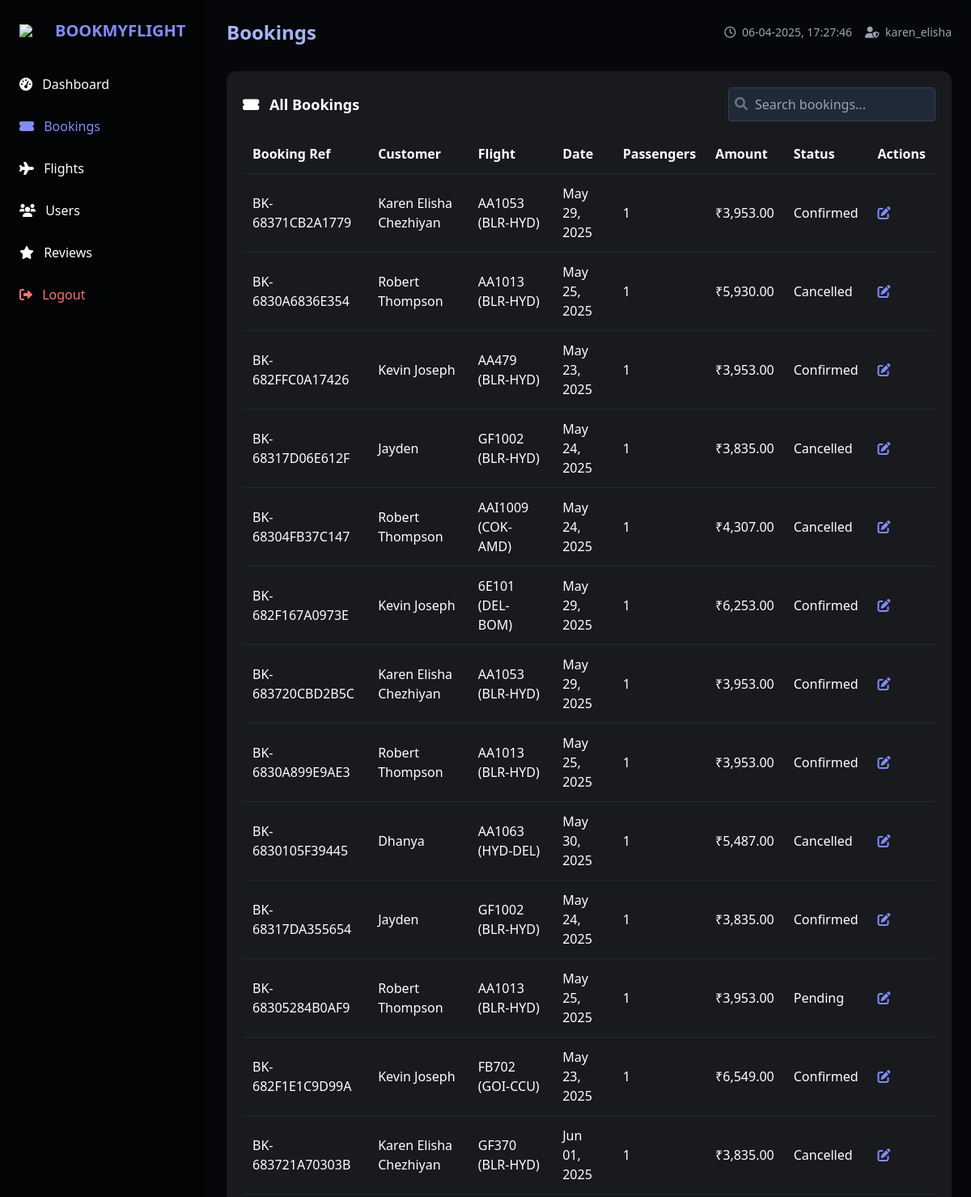
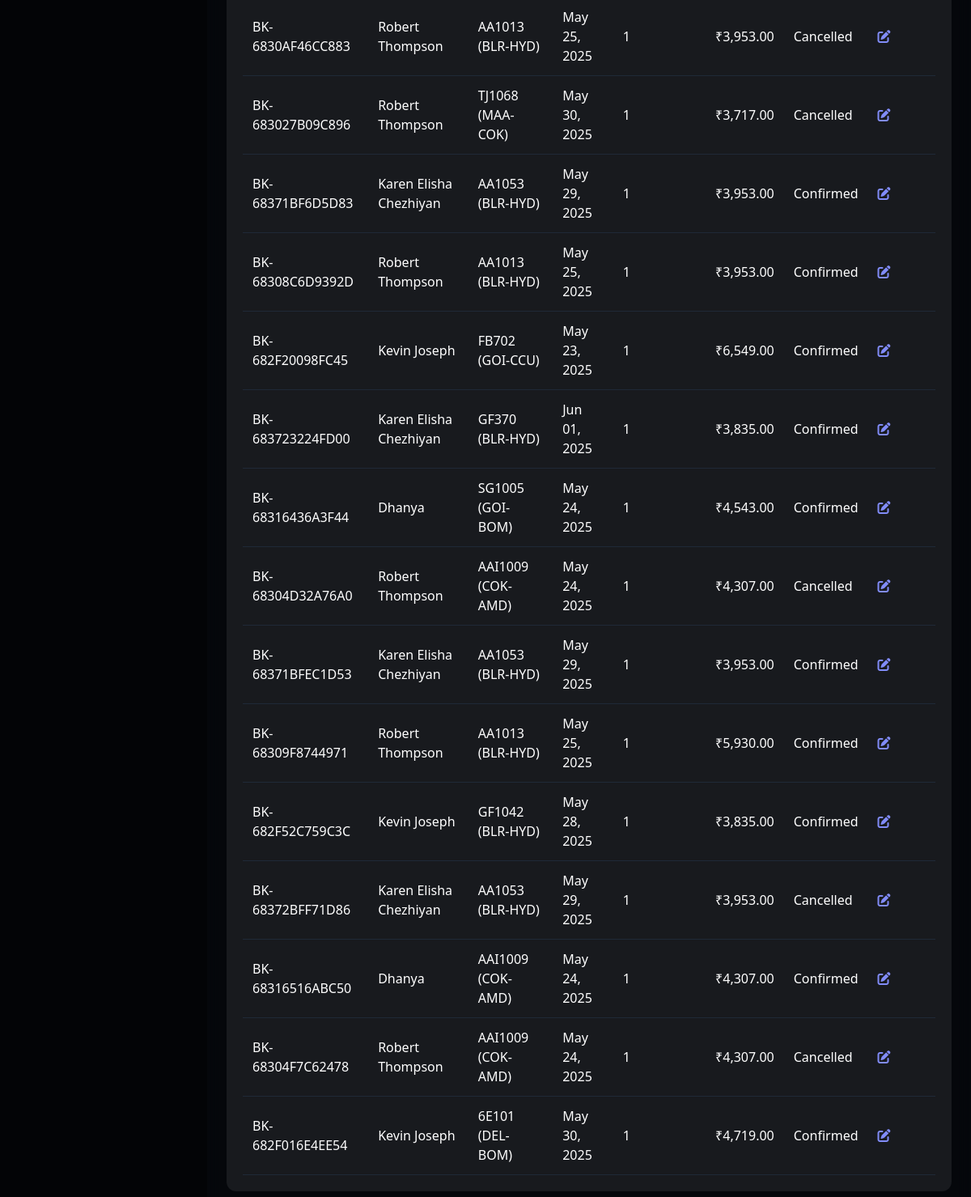
The app's page /admin-dashboard.php?section=bookings (signed in) with its own data (2 pictures, top to bottom).
### tables this page shows
CREATE TABLE `bookings` (
  `booking_id` int(11) NOT NULL,
  `booking_reference` varchar(20) NOT NULL,
  `user_id` int(11) NOT NULL,
  `flight_id` int(11) NOT NULL,
  `booking_date` datetime NOT NULL,
  `travel_date` date NOT NULL,
  `num_passengers` int(11) NOT NULL,
  `total_amount` decimal(10,2) NOT NULL,
  `contact_email` varchar(100) NOT NULL,
  `contact_phone` varchar(20) NOT NULL,
  `booking_status` enum('Pending','Confirmed','Cancelled') NOT NULL DEFAULT 'Pending',
  `payment_status` enum('Pending','Completed','Failed','Refunded') NOT NULL DEFAULT 'Pending',
  `payment_method` varchar(50) DEFAULT NULL,
  `created_at` datetime NOT NULL,
  `updated_at` datetime NOT NULL,
  `payment_details` varchar(255) DEFAULT NULL
);

CREATE TABLE `users` (
  `user_id` int(11) NOT NULL,
  `full_name` varchar(100) NOT NULL,
  `email` varchar(100) NOT NULL,
  `phone` varchar(15) NOT NULL,
  `password` varchar(255) NOT NULL,
  `member_since` timestamp NOT NULL DEFAULT current_timestamp(),
  `loyalty_points` int(11) DEFAULT 0,
  `loyalty_tier` enum('Bronze','Silver','Gold','Platinum') DEFAULT 'Bronze',
  `created_at` timestamp NULL DEFAULT current_timestamp(),
  `reset_code` varchar(255) DEFAULT NULL,
  `reset_expiry` datetime DEFAULT NULL
);

CREATE TABLE `flights` (
  `flight_id` int(11) NOT NULL,
  `flight_number` varchar(10) NOT NULL,
  `airline_id` varchar(5) NOT NULL,
  `origin_airport` varchar(10) NOT NULL,
  `destination_airport` varchar(10) NOT NULL,
  `departure_time` datetime NOT NULL,
  `arrival_time` datetime NOT NULL,
  `duration` int(11) NOT NULL,
  `base_price` decimal(10,2) NOT NULL,
  `total_seats` int(11) NOT NULL,
  `available_seats` int(11) NOT NULL,
  `flight_status` enum('Scheduled','Delayed','Departed','Arrived','Cancelled') DEFAULT 'Scheduled'
);

### admin-dashboard.php (the view, shortened to what this page needs)
<?php
$db_host = "localhost";
$db_user = "root";
$db_pass = "";
$db_name = "airlines";
$mysqli = new mysqli($db_host, $db_user, $db_pass, $db_name);
$active_section = isset($_GET['section']) ? $_GET['section'] : 'dashboard';
function fetchAllResults($mysqli, $query) {
    $result = $mysqli->query($query);
    $data = [];
    while ($row = $result->fetch_assoc()) {
        $data[] = $row;
    }
    return $data;
}
?>
<!DOCTYPE html>
<html lang="en">
<head>
    <script src="https://cdn.tailwindcss.com"></script>
    <link rel="stylesheet" href="https://cdnjs.cloudflare.com/ajax/libs/font-awesome/6.0.0/css/all.min.css">
</head>
<body class="bg-gray-900 text-white min-h-screen flex">
    <aside class="sidebar w-64 p-6 hidden md:block">
        <div class="flex items-center mb-8">
            <img src="https://img.icons8.com/ios-filled/50/ffffff/airplane-mode-on.png" class="w-8 mr-3">
            <h1 class="text-xl font-bold text-indigo-400">BOOKMYFLIGHT</h1>
        </div>
        <nav class="space-y-3">
            <a href="?section=dashboard" class="block nav-item py-2 <?= $active_section === 'dashboard' ? 'text-indigo-400' : '' ?>">
                <i class="fas fa-tachometer-alt mr-2"></i> Dashboard
            </a>
            <a href="?section=bookings" class="block nav-item py-2 <?= $active_section === 'bookings' ? 'text-indigo-400' : '' ?>">
                <i class="fas fa-ticket-alt mr-2"></i> Bookings
            </a>
            <a href="?section=flights" class="block nav-item py-2 <?= $active_section === 'flights' ? 'text-indigo-400' : '' ?>">
                <i class="fas fa-plane mr-2"></i> Flights
            </a>
            <a href="?section=users" class="block nav-item py-2 <?= $active_section === 'users' ? 'text-indigo-400' : '' ?>">
                <i class="fas fa-users mr-2"></i> Users
            </a>
            <a href="?section=reviews" class="block nav-item py-2 <?= $active_section === 'reviews' ? 'text-indigo-400' : '' ?>">
                <i class="fas fa-star mr-2"></i> Reviews
            </a>
            <a href="?logout" class="block nav-item py-2 text-red-400 mt-8" onclick="return confirm('Are you sure you want to logout?')">
                <i class="fas fa-sign-out-alt mr-2"></i> Logout
            </a>
        </nav>
    </aside>
    <main class="main-content flex-1 p-6 overflow-y-auto">
        <header class="flex justify-between items-center mb-8">
            <h2 class="text-2xl font-bold text-indigo-300">
                <?= ucfirst($active_section) ?> <?= $active_section === 'dashboard' ? 'Overview' : '' ?>
            </h2>
            <div class="flex items-center space-x-4">
                <span class="text-sm text-gray-400">
                    <i class="far fa-clock mr-1"></i> <span id="headerTime"><?= date('Y-m-d H:i:s') ?></span>
                </span>
                <span class="text-sm text-gray-400">
                    <i class="fas fa-user-shield mr-1"></i> <?= $_SESSION['admin_username'] ?? 'Admin' ?>
                </span>
            </div>
        </header>
        <section id="bookingsSection" class="section <?= $active_section === 'bookings' ? 'active' : '' ?>">
            <div class="card p-5 rounded-xl overflow-x-auto">
                <div class="flex justify-between items-center mb-4">
                    <h3 class="text-lg font-semibold"><i class="fas fa-ticket-alt mr-2"></i> All Bookings</h3>
                    <div class="relative">
                        <input type="text" id="bookingSearch" placeholder="Search bookings..." class="p-2 pl-8 rounded bg-gray-800 border border-gray-700 w-64">
                        <i class="fas fa-search absolute left-2 top-3 text-gray-500"></i>
                    </div>
                </div>
                <table class="w-full" id="bookingsTable">
                    <thead>
                        <tr class="border-b border-gray-800 text-left">
                            <th class="p-3">Booking Ref</th>
                            <th class="p-3">Customer</th>
                            <th class="p-3">Flight</th>
                            <th class="p-3">Date</th>
                            <th class="p-3">Passengers</th>
                            <th class="p-3">Amount</th>
                            <th class="p-3">Status</th>
                            <th class="p-3">Actions</th>
                        </tr>
                    </thead>
                    <tbody>
                        <?php
                        $all_bookings = fetchAllResults($mysqli, "SELECT b.*, u.full_name, f.flight_number, f.origin_airport, f.destination_airport
                                                   FROM bookings b
                                                   JOIN users u ON b.user_id = u.user_id
                                                   JOIN flights f ON b.flight_id = f.flight_id
                                                   ORDER BY b.created_at DESC");
                        if (empty($all_bookings)): ?>
                            <tr>
                                <td colspan="8" class="p-3 text-center text-gray-400">No bookings found</td>
                            </tr>
                        <?php else: ?>
                            <?php foreach ($all_bookings as $booking):
                                $flight_info = "{$booking['flight_number']} ({$booking['origin_airport']}-{$booking['destination_airport']})";
                            ?>
                            <tr class="table-row border-b border-gray-800">
                                <td class="p-3"><?= $booking['booking_reference'] ?></td>
                                <td class="p-3"><?= $booking['full_name'] ?></td>
                                <td class="p-3"><?= $flight_info ?></td>
                                <td class="p-3"><?= date('M d, Y', strtotime($booking['travel_date'])) ?></td>
                                <td class="p-3"><?= $booking['num_passengers'] ?></td>
                                <td class="p-3">₹<?= number_format($booking['total_amount'], 2) ?></td>
                                <td class="p-3">
                                    <span class="badge <?=
                                        $booking['booking_status'] === 'Confirmed' ? 'badge-success' :
                                        ($booking['booking_status'] === 'Pending' ? 'badge-warning' : 'badge-danger')
                                    ?>">
                                        <?= $booking['booking_status'] ?>
                                    </span>
                                </td>
                                <td class="p-3">
                                    <button onclick="updateBookingStatus(<?= $booking['booking_id'] ?>, '<?= $booking['booking_status'] ?>')"
                                            class="text-indigo-400 hover:text-indigo-300 mr-2" title="Update Status">
                                        <i class="fas fa-edit"></i>
                                    </button>
                                </td>
                            </tr>
                            <?php endforeach; ?>
                        <?php endif; ?>
                    </tbody>
                </table>
            </div>
        </section>
</main>
</body>
</html>

### admin-dashboard.php (style rules this page uses)
.sidebar { background: rgba(0, 0, 0, 0.85); }
.main-content { background: rgba(0, 0, 0, 0.7); backdrop-filter: blur(8px); }
.card { background: rgba(255, 255, 255, 0.08); transition: all 0.3s ease; }
.nav-item { transition: color 0.2s ease; }
.section { display: none; opacity: 0; transition: opacity 0.3s ease; }
.section.active { display: block; opacity: 1; }
.badge { @apply px-2 py-1 rounded text-xs; }
.badge-success { @apply bg-green-900 text-green-300; }
.badge-warning { @apply bg-yellow-900 text-yellow-300; }
.badge-danger { @apply bg-red-900 text-red-300; }

### records on screen
bookings: booking_reference "BK-68371CB2A1779", user.full_name "Karen Elisha Chezhiyan", flight.destination_airport "AA1053 (BLR-HYD)", travel_date "May 29, 2025", num_passengers "1", total_amount "3,953.00", booking_status "Confirmed"
bookings: booking_reference "BK-6830A6836E354", user.full_name "Robert Thompson", flight.destination_airport "AA1013 (BLR-HYD)", travel_date "May 25, 2025", num_passengers "1", total_amount "5,930.00", booking_status "Cancelled"
bookings: booking_reference "BK-682FFC0A17426", user.full_name "Kevin Joseph", flight.destination_airport "AA479 (BLR-HYD)", travel_date "May 23, 2025", num_passengers "1", total_amount "3,953.00", booking_status "Confirmed"
bookings: booking_reference "BK-68317D06E612F", user.full_name "Jayden", flight.destination_airport "GF1002 (BLR-HYD)", travel_date "May 24, 2025", num_passengers "1", total_amount "3,835.00", booking_status "Cancelled"
bookings: booking_reference "BK-68304FB37C147", user.full_name "Robert Thompson", flight.destination_airport "AAI1009 (COK-AMD)", travel_date "May 24, 2025", num_passengers "1", total_amount "4,307.00", booking_status "Cancelled"
bookings: booking_reference "BK-682F167A0973E", user.full_name "Kevin Joseph", flight.destination_airport "6E101 (DEL-BOM)", travel_date "May 29, 2025", num_passengers "1", total_amount "6,253.00", booking_status "Confirmed"
bookings: booking_reference "BK-683720CBD2B5C", user.full_name "Karen Elisha Chezhiyan", flight.destination_airport "AA1053 (BLR-HYD)", travel_date "May 29, 2025", num_passengers "1", total_amount "3,953.00", booking_status "Confirmed"
bookings: booking_reference "BK-6830A899E9AE3", user.full_name "Robert Thompson", flight.destination_airport "AA1013 (BLR-HYD)", travel_date "May 25, 2025", num_passengers "1", total_amount "3,953.00", booking_status "Confirmed"
bookings: booking_reference "BK-6830105F39445", user.full_name "Dhanya", flight.destination_airport "AA1063 (HYD-DEL)", travel_date "May 30, 2025", num_passengers "1", total_amount "5,487.00", booking_status "Cancelled"
bookings: booking_reference "BK-68317DA355654", user.full_name "Jayden", flight.destination_airport "GF1002 (BLR-HYD)", travel_date "May 24, 2025", num_passengers "1", total_amount "3,835.00", booking_status "Confirmed"
bookings: booking_reference "BK-68305284B0AF9", user.full_name "Robert Thompson", flight.destination_airport "AA1013 (BLR-HYD)", travel_date "May 25, 2025", num_passengers "1", total_amount "3,953.00", booking_status "Pending"
bookings: booking_reference "BK-682F1E1C9D99A", user.full_name "Kevin Joseph", flight.destination_airport "FB702 (GOI-CCU)", travel_date "May 23, 2025", num_passengers "1", total_amount "6,549.00", booking_status "Confirmed"
bookings: booking_reference "BK-683721A70303B", user.full_name "Karen Elisha Chezhiyan", flight.destination_airport "GF370 (BLR-HYD)", travel_date "Jun 01, 2025", num_passengers "1", total_amount "3,835.00", booking_status "Cancelled"
bookings: booking_reference "BK-6830AF46CC883", user.full_name "Robert Thompson", flight.destination_airport "AA1013 (BLR-HYD)", travel_date "May 25, 2025", num_passengers "1", total_amount "3,953.00", booking_status "Cancelled"
bookings: booking_reference "BK-683027B09C896", user.full_name "Robert Thompson", flight.destination_airport "TJ1068 (MAA-COK)", travel_date "May 30, 2025", num_passengers "1", total_amount "3,717.00", booking_status "Cancelled"
bookings: booking_reference "BK-68371BF6D5D83", user.full_name "Karen Elisha Chezhiyan", flight.destination_airport "AA1053 (BLR-HYD)", travel_date "May 29, 2025", num_passengers "1", total_amount "3,953.00", booking_status "Confirmed"
bookings: booking_reference "BK-68308C6D9392D", user.full_name "Robert Thompson", flight.destination_airport "AA1013 (BLR-HYD)", travel_date "May 25, 2025", num_passengers "1", total_amount "3,953.00", booking_status "Confirmed"
bookings: booking_reference "BK-682F20098FC45", user.full_name "Kevin Joseph", flight.destination_airport "FB702 (GOI-CCU)", travel_date "May 23, 2025", num_passengers "1", total_amount "6,549.00", booking_status "Confirmed"
bookings: booking_reference "BK-683723224FD00", user.full_name "Karen Elisha Chezhiyan", flight.destination_airport "GF370 (BLR-HYD)", travel_date "Jun 01, 2025", num_passengers "1", total_amount "3,835.00", booking_status "Confirmed"
bookings: booking_reference "BK-68316436A3F44", user.full_name "Dhanya", flight.destination_airport "SG1005 (GOI-BOM)", travel_date "May 24, 2025", num_passengers "1", total_amount "4,543.00", booking_status "Confirmed"
bookings: booking_reference "BK-68304D32A76A0", user.full_name "Robert Thompson", flight.destination_airport "AAI1009 (COK-AMD)", travel_date "May 24, 2025", num_passengers "1", total_amount "4,307.00", booking_status "Cancelled"
bookings: booking_reference "BK-68371BFEC1D53", user.full_name "Karen Elisha Chezhiyan", flight.destination_airport "AA1053 (BLR-HYD)", travel_date "May 29, 2025", num_passengers "1", total_amount "3,953.00", booking_status "Confirmed"
bookings: booking_reference "BK-68309F8744971", user.full_name "Robert Thompson", flight.destination_airport "AA1013 (BLR-HYD)", travel_date "May 25, 2025", num_passengers "1", total_amount "5,930.00", booking_status "Confirmed"
bookings: booking_reference "BK-682F52C759C3C", user.full_name "Kevin Joseph", flight.destination_airport "GF1042 (BLR-HYD)", travel_date "May 28, 2025", num_passengers "1", total_amount "3,835.00", booking_status "Confirmed"
bookings: booking_reference "BK-68372BFF71D86", user.full_name "Karen Elisha Chezhiyan", flight.destination_airport "AA1053 (BLR-HYD)", travel_date "May 29, 2025", num_passengers "1", total_amount "3,953.00", booking_status "Cancelled"
bookings: booking_reference "BK-68316516ABC50", user.full_name "Dhanya", flight.destination_airport "AAI1009 (COK-AMD)", travel_date "May 24, 2025", num_passengers "1", total_amount "4,307.00", booking_status "Confirmed"
bookings: booking_reference "BK-68304F7C62478", user.full_name "Robert Thompson", flight.destination_airport "AAI1009 (COK-AMD)", travel_date "May 24, 2025", num_passengers "1", total_amount "4,307.00", booking_status "Cancelled"
bookings: booking_reference "BK-682F016E4EE54", user.full_name "Kevin Joseph", flight.destination_airport "6E101 (DEL-BOM)", travel_date "May 30, 2025", num_passengers "1", total_amount "4,719.00", booking_status "Confirmed"

### other values on screen
$active_section "Bookings"
$_SESSION['admin_username'] "karen_elisha"
